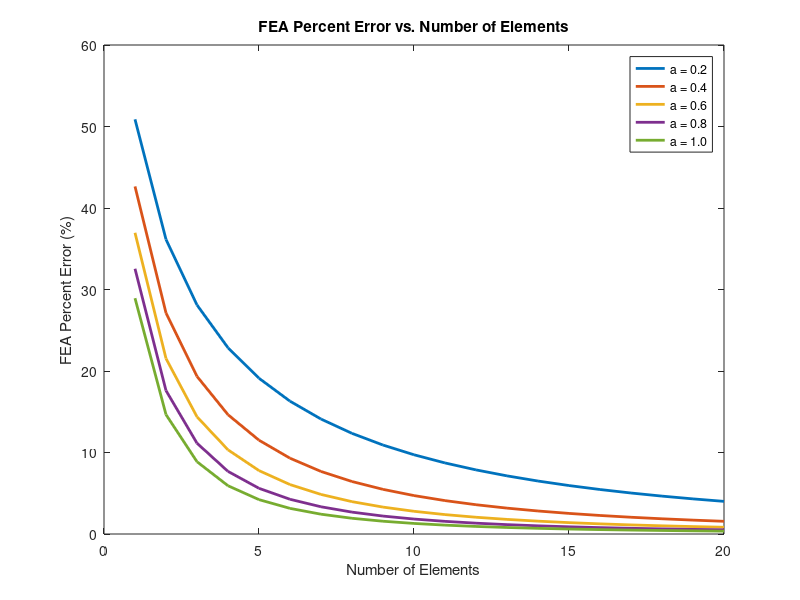

Write MATLAB code to recreate this figure.
%% RAHUL GOYAL HW7
% The objective of this assignment is to set up a program to solve the
% tapered beam problem presented below. The task is to derive the exact
% solution and look at how the finite element solution converges to the
% exact solution as the number of elements is increased.


%% Reset
close all;
clear all;
clc;



%% Constants / Given Values

b = 3;                          % Base (in)
t = 0.1;                        % Thickness (in)
L = 10;                         % Length (in)
P = 1000;                       % Force (lb)
E = 30*10^6;                    % Young's Modulus (psi)

a = 0.2:0.2:1.0;                % Solve with a = [0.2, 0.4, 0.6, 0.8, 1.0]
elements = 1:20;                % Solve with elements = [1, 2, ..., 20]



%% Exact Solution

% Create empty delta matrix
delta_exact = zeros(length(a), 1);

% Loop: a = [0.2, 0.4, 0.6, 0.8, 1.0]
for a_i = a
    % Store beam displacement for given a
    delta_exact(int8(a_i*5)) = P*L/(E*b*t) * log(L/a_i);
end



%% Finite Element Analysis

% Create empty delta matrix
delta_FEA = zeros(length(a), length(elements));

% Loop: a = [0.2, 0.4, 0.6, 0.8, 1.0]
for a_i = a
    % Loop: elements = [1, 2, ..., 20]
    for e_i = elements

        % Create the Elemental Stiffness Matrices
        k_i = zeros(e_i, 2, 2);         % Create empty elemental matrices
        L_i = (L-a_i) / e_i;            % Element length (in) [constant]
        for i = e_i:-1:1                % Loop: i = [elements, ..., 2, 1]
            % Elemental average area (in^2)
            A_i = b * t/L*(a_i + i*L_i - L_i/2);
            % Elemental stiffness matrix (lb/in)
            k_i(1+(e_i-i), :, :) = [A_i*E/L_i, -A_i*E/L_i;
                                           -A_i*E/L_i, A_i*E/L_i];
        end

        % Combine Elemental Stiffness Matrices
        k = zeros(e_i+1);               % Create empty global stiffness matrix
        for i = 1:e_i                   % Loop: i = [1, 2, ..., elements]
            % Add elemental matrix in correct position to global matrix
            k(i:i+1, i:i+1) = k(i:i+1, i:i+1) + squeeze(k_i(i, :, :));
        end

        % Reduce Global Stiffness Matrix
        k = k(2:e_i+1, 2:e_i+1);        % Delete first row and column

        % Form Force Vector
        F = zeros(e_i, 1);              % Create empty force vector
        F(e_i) = P;                     % Set force on last element to P

        % Invert Global Stiffness Matrix
        k_inv = inv(k);                 % Invert global stiffnes matrix

        % Solve for Displacement Vector
        delta_i = k_inv*F;              % Displacement of each element
        % Store beam displacement for given a and number of elements
        delta_FEA(int8(a_i*5), e_i) = delta_i(end);

    end
end



%% FEA Percent Error vs. Number of Elements

% Create empty error matrix
error = zeros(length(a), length(elements));

% Loop: a = [0.2, 0.4, 0.6, 0.8, 1.0]
for a_i = a
    i_a = int8(a_i*5);          % Convert a_i to iteration number
    % Store relative error for given a
    error(i_a, :) = (delta_FEA(i_a, :) - delta_exact(i_a))/delta_exact(i_a);
end

% Plot
plot(elements, abs(error*100), 'LineWidth', 2)
title('FEA Percent Error vs. Number of Elements');
xlabel('Number of Elements');
ylabel('FEA Percent Error (%)');
legend('a = 0.2', 'a = 0.4', 'a = 0.6', 'a = 0.8', 'a = 1.0');